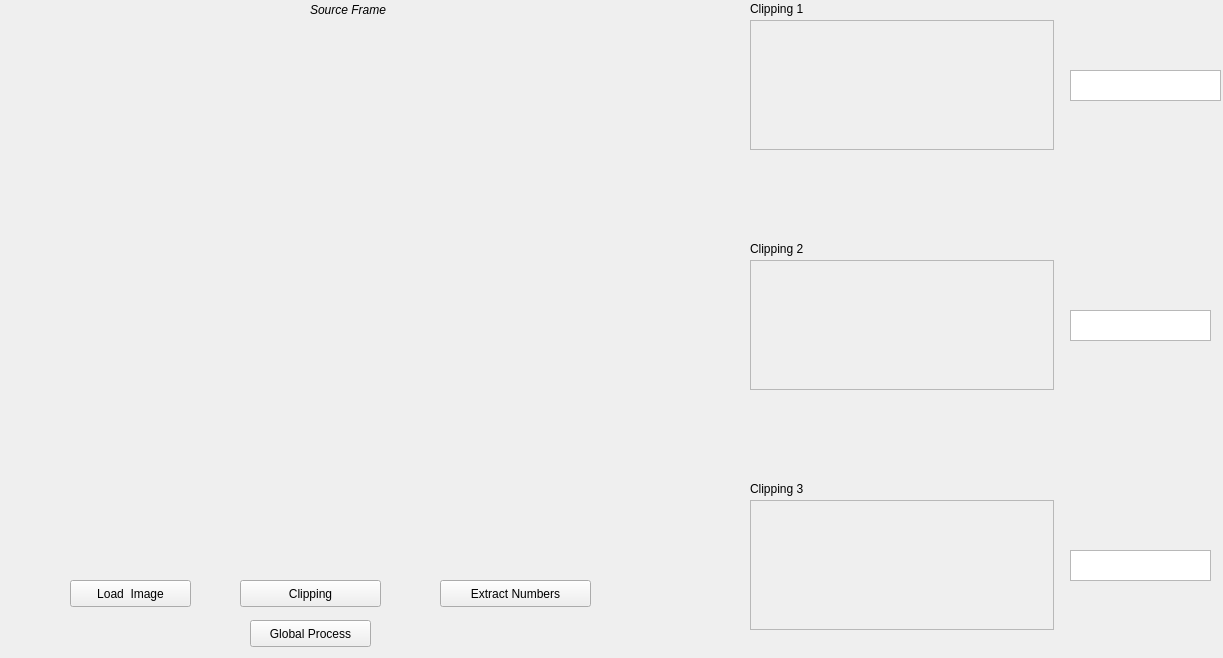
<?xml version="1.0" encoding="UTF-8"?>
<ui version="4.0">
 <class>MainWindow</class>
 <widget class="QWidget" name="MainWindow">
  <property name="enabled">
   <bool>true</bool>
  </property>
  <property name="geometry">
   <rect>
    <x>0</x>
    <y>0</y>
    <width>1223</width>
    <height>658</height>
   </rect>
  </property>
  <property name="mouseTracking">
   <bool>true</bool>
  </property>
  <property name="acceptDrops">
   <bool>true</bool>
  </property>
  <property name="windowTitle">
   <string>COUNTERS OCR </string>
  </property>
  <property name="windowIcon">
   <iconset>
    <normaloff>../../AppData/Digital_books_and_other_things/TESIS_PACO/goeiti.jpg</normaloff>../../AppData/Digital_books_and_other_things/TESIS_PACO/goeiti.jpg</iconset>
  </property>
  <property name="windowOpacity">
   <double>1.000000000000000</double>
  </property>
  <widget class="QLabel" name="Tittle">
   <property name="enabled">
    <bool>true</bool>
   </property>
   <property name="geometry">
    <rect>
     <x>310</x>
     <y>0</y>
     <width>131</width>
     <height>20</height>
    </rect>
   </property>
   
   <property name="font">
    <font>
     <italic>true</italic>
    </font>
   </property>
   <property name="cursor">
    <cursorShape>PointingHandCursor</cursorShape>
   </property>
   <property name="text">
    <string>Source Frame</string>
   </property>
  </widget>
  <widget class="QPushButton" name="Load_button">
   <property name="geometry">
    <rect>
     <x>70</x>
     <y>580</y>
     <width>121</width>
     <height>27</height>
    </rect>
   </property>
   <property name="text">
    <string>Load  Image</string>
   </property>
  </widget>
  <widget class="QFrame" name="viewer_counter1">
   <property name="enabled">
    <bool>true</bool>
   </property>
   <property name="geometry">
    <rect>
     <x>750</x>
     <y>20</y>
     <width>304</width>
     <height>130</height>
    </rect>
   </property>
   <property name="palette">
    <palette>
     <active>
      <colorrole role="Highlight">
       <brush brushstyle="SolidPattern">
        <color alpha="255">
         <red>240</red>
         <green>29</green>
         <blue>14</blue>
        </color>
       </brush>
      </colorrole>
     </active>
     <inactive>
      <colorrole role="Highlight">
       <brush brushstyle="SolidPattern">
        <color alpha="255">
         <red>240</red>
         <green>29</green>
         <blue>14</blue>
        </color>
       </brush>
      </colorrole>
     </inactive>
     <disabled>
      <colorrole role="Highlight">
       <brush brushstyle="SolidPattern">
        <color alpha="255">
         <red>240</red>
         <green>240</green>
         <blue>240</blue>
        </color>
       </brush>
      </colorrole>
     </disabled>
    </palette>
   </property>
   <property name="frameShape">
    <enum>QFrame::StyledPanel</enum>
   </property>
   <property name="frameShadow">
    <enum>QFrame::Raised</enum>
   </property>
   <property name="lineWidth">
    <number>2</number>
   </property>
  </widget>
  <widget class="QLabel" name="label_2">
   <property name="geometry">
    <rect>
     <x>750</x>
     <y>0</y>
     <width>191</width>
     <height>17</height>
    </rect>
   </property>
   <property name="text">
    <string>Clipping 1</string>
   </property>
  </widget>
  <widget class="QPushButton" name="Clip_button">
   <property name="geometry">
    <rect>
     <x>240</x>
     <y>580</y>
     <width>141</width>
     <height>27</height>
    </rect>
   </property>
   <property name="text">
    <string>Clipping</string>
   </property>
  </widget>
  <widget class="QFrame" name="viewer_counter2">
   <property name="enabled">
    <bool>true</bool>
   </property>
   <property name="geometry">
    <rect>
     <x>750</x>
     <y>260</y>
     <width>304</width>
     <height>130</height>
    </rect>
   </property>
   <property name="palette">
    <palette>
     <active>
      <colorrole role="Highlight">
       <brush brushstyle="SolidPattern">
        <color alpha="255">
         <red>240</red>
         <green>29</green>
         <blue>14</blue>
        </color>
       </brush>
      </colorrole>
     </active>
     <inactive>
      <colorrole role="Highlight">
       <brush brushstyle="SolidPattern">
        <color alpha="255">
         <red>240</red>
         <green>29</green>
         <blue>14</blue>
        </color>
       </brush>
      </colorrole>
     </inactive>
     <disabled>
      <colorrole role="Highlight">
       <brush brushstyle="SolidPattern">
        <color alpha="255">
         <red>240</red>
         <green>240</green>
         <blue>240</blue>
        </color>
       </brush>
      </colorrole>
     </disabled>
    </palette>
   </property>
   <property name="frameShape">
    <enum>QFrame::StyledPanel</enum>
   </property>
   <property name="frameShadow">
    <enum>QFrame::Raised</enum>
   </property>
   <property name="lineWidth">
    <number>2</number>
   </property>
  </widget>
  <widget class="QLabel" name="label_3">
   <property name="geometry">
    <rect>
     <x>750</x>
     <y>240</y>
     <width>191</width>
     <height>17</height>
    </rect>
   </property>
   <property name="text">
    <string>Clipping 2</string>
   </property>
  </widget>
  <widget class="QFrame" name="viewer_counter3">
   <property name="enabled">
    <bool>true</bool>
   </property>
   <property name="geometry">
    <rect>
     <x>750</x>
     <y>500</y>
     <width>304</width>
     <height>130</height>
    </rect>
   </property>
   <property name="palette">
    <palette>
     <active>
      <colorrole role="Highlight">
       <brush brushstyle="SolidPattern">
        <color alpha="255">
         <red>240</red>
         <green>29</green>
         <blue>14</blue>
        </color>
       </brush>
      </colorrole>
     </active>
     <inactive>
      <colorrole role="Highlight">
       <brush brushstyle="SolidPattern">
        <color alpha="255">
         <red>240</red>
         <green>29</green>
         <blue>14</blue>
        </color>
       </brush>
      </colorrole>
     </inactive>
     <disabled>
      <colorrole role="Highlight">
       <brush brushstyle="SolidPattern">
        <color alpha="255">
         <red>240</red>
         <green>240</green>
         <blue>240</blue>
        </color>
       </brush>
      </colorrole>
     </disabled>
    </palette>
   </property>
   <property name="frameShape">
    <enum>QFrame::StyledPanel</enum>
   </property>
   <property name="frameShadow">
    <enum>QFrame::Raised</enum>
   </property>
   <property name="lineWidth">
    <number>2</number>
   </property>
  </widget>
  <widget class="QLabel" name="label_4">
   <property name="geometry">
    <rect>
     <x>750</x>
     <y>480</y>
     <width>191</width>
     <height>17</height>
    </rect>
   </property>
   <property name="text">
    <string>Clipping 3</string>
   </property>
  </widget>
  <widget class="QPushButton" name="OCR_button">
   <property name="geometry">
    <rect>
     <x>440</x>
     <y>580</y>
     <width>151</width>
     <height>27</height>
    </rect>
   </property>
   <property name="text">
    <string>Extract Numbers</string>
   </property>
  </widget>
  <widget class="QTextEdit" name="resultado1">
   <property name="geometry">
    <rect>
     <x>1070</x>
     <y>70</y>
     <width>151</width>
     <height>31</height>
    </rect>
   </property>
  </widget>
  <widget class="QTextEdit" name="resultado2">
   <property name="geometry">
    <rect>
     <x>1070</x>
     <y>310</y>
     <width>141</width>
     <height>31</height>
    </rect>
   </property>
  </widget>
  <widget class="QTextEdit" name="resultado3">
   <property name="geometry">
    <rect>
     <x>1070</x>
     <y>550</y>
     <width>141</width>
     <height>31</height>
    </rect>
   </property>
  </widget>
  <widget class="QPushButton" name="GLOBAL_button">
   <property name="geometry">
    <rect>
     <x>250</x>
     <y>620</y>
     <width>121</width>
     <height>27</height>
    </rect>
   </property>
   <property name="text">
    <string>Global Process</string>
   </property>
  </widget>
  <widget class="QLabel" name="viewer_original">
   <property name="geometry">
    <rect>
     <x>50</x>
     <y>50</y>
     <width>641</width>
     <height>481</height>
    </rect>
   </property>
   <property name="text">
    <string></string>
   </property>
  </widget>
 </widget>
 <resources/>
 <connections/>
</ui>
